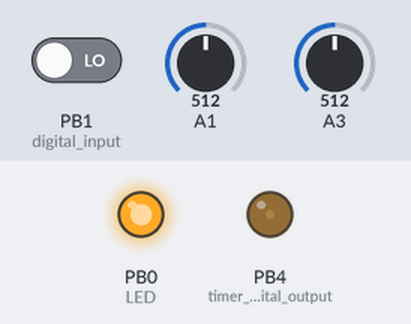
The sketch below on a simulated ATtiny85, built with avr-gcc and run on an emulated ATtiny85. Shown: output pins drawn as LEDs (lit = HIGH). Inputs (shaded band) come from the test bench; at power-on: PB1 (digital_input) LOW, A1 = 512, A3 = 512.

Above: at 1.9 s.
2.0 s: PB1 (digital_input) driven HIGH
At 2.5 s:
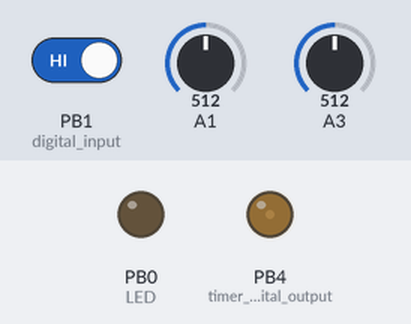
Timing chart, 0 to 5.0 s (numbered marks = the images above; inputs shaded):
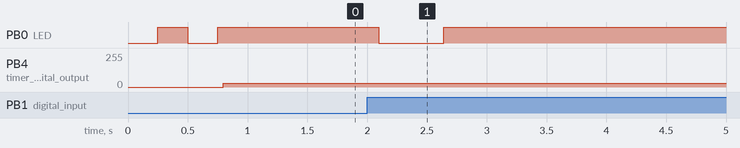

Measured:
- after the input at 2.0 s, PB0 (LED): HIGH → LOW after 0.09 s, → HIGH 0.54 s later; PB4 (timer_1_in_digital_output): stays 29/255 (without the input it goes to 53/255 after 4.6 s)

The sketch:

Chiptune_Player.ino
```cpp
// (licence header left out)
//                            PLAYLIST SETUP
//////////////////////////////////////////////////////////////////////////////

PROGMEM const char Clear[] = {"2,^(^^^)"}; //silences all the channels -- DO NOT MODIFY THIS ONE

//////////////////////////////////TUNES///////////////////////////////////////

//The tunes are written in AMPLE Notation. See  http://www.technoblogy.com/show?Q7H for details on the exact imnplementation
//I made a worksheet here https://drive.google.com/open?id=1blwMAV_8RtovSnFqo_yHIi5Lv1tc0lst0N6mrICpTdg to assist with complex pieces (see Bach)

PROGMEM const char musScale[] = {
  "12, 0:CDEFGABCDEFGABCbagfedcbagfed 24, c^"};  //12 is the duration of each note (until you set another duration) // 0: is the base octave // CD means ascending, while Cb means descending // ^ is a silence
PROGMEM const char Bach[] = {
  //BACH, Choral BWV153-9 Ach Gott, Wie Manches Herzeleid
  "12,-1:C(-1:G0:E1:C)-1:C(-1:G0:E^)-1:E(0:C0:G1:C)-1:E(0:C0:G^)-1:c(0:E0:G1:C)-1:c(0:E0:G^) 24,-1:F(0:c0:f0:a)-1:F(0:D0:G0:B)-1:e(0:E0:G1:C)-1:+F(0:d0:A1:D)-1:+F(0:d0:A1:c)-1:G(0:d0:g0:b)-1:d(0:d0:+f0:a)-1:d(0:d0:+f0:a)-1:d(0:d0:+f0:a)^(^^^)"
  "24,-1:D(0:d0:+F0:A)-1:G(0:d0:G0:B)-1:e(0:E0:G1:C)-2:b(0:d0:G1:D)-2:b(0:d0:G1:D)-1:C(0:E0:G1:c)-1:G(0:d0:G0:b)-1:d(0:d0:G0:a)12,-1:d(0:d0:+F0:a)-1:d(0:c0:+F0:a)24,-2:g(-1:b0:g0:g)-2:g(-1:b0:g0:g)-2:g(-1:b0:g0:g)^(^^^)"
  "12,0:C(0:C0:G1:E)0:C(0:C0:G^) -1:+G(-1:b0:e1:E)-1:+G(-1:b0:e^) -1:e(0:E0:+G1:E)-1:e(0:E0:+G^) 24, -1:A(0:E0:A1:c)-1:A(0:F0:B1:D)-2:a(0:G1:+C1:E)-1:D(0:f1:D1:F)-1:E(0:G1:c1:e)-1:F(0:c1:c1:e)-1:G(-1:b0:G1:d)-1:G(-1:b0:G1:d)-1:G(-1:b0:G1:d)^(^^^)"
  "24,-1:E(0:C0:G1:C)-1:d(-1:f0:B1:D)-1:c(-1:G0:C1:E)-1:F(-1:A0:C1:d)-1:G(-1:B0:b1:d) 12,-1:A(0:C0:e1:c)-1:A(0:C0:e1^) 24,-1:+f(0:d0:A1:c)-1:G(0:d0:g0:b)-2:g(0:d0:g0:b)-1:C(0:E0:G1:C)-1:C(0:E0:G1:C)-1:C(0:E0:G1:C)^(^^^)"};
PROGMEM const char Tuplets[] = {
  "24,0:C(G)D(A) 12,0:C(G)D(A)0:C(G)D(A) 8,0:C(G)D(A)0:C(G) D(A)0:C(G)D(A) 6,0:E(B)^(^)E(B)^(^)E(B)^(^)E(B)^(^) ^(^)"};
PROGMEM const char Tetris[] = {
  "24,0:G 12,d-E 24,F 12,-ed | 24,c 12,c-E 24,G 12,f-e 24,d 12,d-E 24,FG-ec 6,c^ 12,cD-E | 6,F^ 12,FF-A 24,C 12,-b-a 24,g 12,g-e 24,G 12,f-e 24,d 12,d-E 24,FG-ecc^"};
PROGMEM const char Tuplets1[] = {
  //Tuplets in one voice only (3 against 2)
  "4,-1:C(0:E0:G)-1:C(0:E0:G)-1:C(0:E0:G)-1:C(0:E0:G)-1:C(0:E0:G)-1:C(0:E0:G)-1:C(0:E0:G)-1:C(0:E0:G)-1:C(0:E0:A)-1:C(0:E0:A)-1:C(0:E0:A)-1:C(0:E0:A)-1:G(0:F0:A)-1:G(0:F0:A)-1:G(0:F0:A)-1:G(0:F0:A)-1:G(0:F0:B)-1:G(0:F0:B)-1:G(0:F0:B)-1:G(0:F0:B)-1:G(0:F0:B)-1:G(0:F0:B)-1:G(0:F0:B)-1:G(0:F0:B)"
  "48,0:C(0:E1:C) -1:F(0:F1:C) -1:C(0:e1:C) ^(^^)"};
PROGMEM const char Madrigal[] = {
  //Madrigal in 4, by myself :D
  "48, 0:C(EGC) f(0:FAC)| d(0:FAD) d(0:+FAD) | G(0:G-BD) 24, -2:g(0:G-B-E) g(0:GC-E)|48, D(0:+FD^) 24, -0:D(^^)c |"
  "48, b(GDG) 24, -b(DGD) -b(EGC) 48, -a(FCF) 24, f(C-AC) f(D-AC) | 48, G(0:-EGC) 24, -2:g(0:dGC) g(0:dGB) 62, C(0:EGC)^(^^^)"};
PROGMEM const char Maria[] = {
  //Santa Maria, Estrela do día
  "24,0:G 12,f-e 24,d 12,d-E 24,FGc 12,c^ | 24,G 12,f-e 24,d 12,cD-Edc-b 24,C 12,C^ |"
  "24,FGA 12,Af-BagA 24,f 12,f^ | 24,FGA 12,Af-Bagf 24,G 12,G^ | 24,A-BC 12,Ca-BC 6,-ba 12,g 24,A 12,A^ |12,A^A^ 24,A 12,Af-BagA 24,f 12,f^"
  "24,0:G 12,f-e 24,d 12,d-E 24,FGc 12,c^ | 24,G 12,f-e 24,d 12,cD-Edc-b 24,C 12,C^"};
PROGMEM const char Luke[] = {
  //From the original TinySynth
  "24,0: C(-1:C)Fe 12,dE | 24,F(-1:D) 12,eF 24,A(-1:G)g | 12,f(-1:F)eF(-1:E)G 24,f(-1:D)e(-1:C) |"
  "12,d(-2:B)Edc 24,b(-2:G)G | c(-1:C)Fe 12,dE | 24,F(-1:D) 12,eF 24,A(-1:G)g |"
  "12,A(-1:F)gA(-1:E)Cb(-1:G)gB(-1:B)D | 24,c(-1:C)g 48,C ^(^^)"};

/////////////////////////////PLAYLIST///////////////////////////////////////

int numberOfTunes = 9;     //number of tunes in the playlist, including Clear[]

void playList (int tune) { //here you set what tunes to play,and their order. Don't forget to update the numberOfTunes above if necessary
  switch (tune) {
    case 0:                //DO NOT MODIFY THIS ONE
      play(Clear);
      break;
    case 1:
      play(musScale);
      break;
    case 2:
      play(Luke);
      break;
    case 3:
      play(Tuplets);
      break;
    case 4:
      play(Tuplets1);
      break;
    case 5:
      play(Maria);
      break;
    case 6:
      play(Bach);
      break;
    case 7:
      play(Tetris);
      break;
    case 8:
      play(Madrigal);
      break;
  }
}

//////////////////////////////////////////////////////////////////////////////

#define F_CPU 8000000

#include <util/delay.h>

//button interrupt
volatile bool inputButtonValue;

//button press control
bool readingButton = false;
int button_delay;
int button_delay_b;
bool beenDoubleClicked = false;
bool beenLongPressed = false;
byte additionalClicks = 0;

int Scale[] = {
0,13717,14532,15397,16312,17282,0,18310,19398,20552,21774,23069,24440,25894,0};

// Note buffer
const int Silence = 0;
volatile unsigned int Acc[] = {Silence, Silence, Silence, Silence};
volatile unsigned int Freqs[] = {0, 0, 0, 0 };

//Globals persist throughout tune
volatile unsigned int GlobalTicks = 0;
int NextTick = 0;
int TunePtr = 0;
char Octave = 0, LastIndex = 0, Duration = 24;
int Index = 0;

//PLaylist
int currentTune = 1;
bool repeatTune = false;
bool finishedTune = false;
byte contRead;

//Tempo Modifier
bool tempoChange;
char referenceChangeRead = 8;  //make sure that referenceChangeRead * factor = 1 (see below)
float const factor = 0.125;    //we get values from 1 to 16 from the knob, multiply them by this value, and then multiply the note duration by the result to alter the playback speed
float speedFactor;
byte tempRead;

void setup() {

  PRR = (1 << PRUSI);                  //disable USI to save power as we are not using it
  DIDR0 = (1 << ADC1D) | (1 << ADC3D); //PB2,PB3  //disable digital input in pins that do analog conversion

  pinMode(0, OUTPUT); //LED
  pinMode(4, OUTPUT); //timer 1 in digital output 4 - outs 1 and 2
  pinMode(3, INPUT);  //analog- tempo input (knob plus external input 1)
  pinMode(2, INPUT);  //analog- input (external input 2)
  pinMode(1, INPUT);  //digital input (push button)

  checkVoltage();

  ADCSRA = (1 << ADEN);             //reset ADC Control (ADC Enable 1, everything else 0)
  ADCSRA |= (1 << ADPS2) | (1 << ADPS1) | (1 << ADPS0) ;  //set adc prescaler  to 128 for 62.5kHz (ADC input clock). 62.5/13 cycles per  sample = 4.8 Khz -much, much faster than the interruption where we read the result

  ADMUX = 0;                           //reset multiplexer settings
  ADMUX |= (1<<ADLAR);                 //left-adjust result (8 bit conversion)
  ADMUX |= (1 << MUX0);                //input 1
  ADCSRA |= (1 << ADSC);               //start conversion

  //set clock source for PWM -datasheet p94
  PLLCSR |= (1 << PLLE);               // Enable PLL (64 MHz)
  _delay_us(100);                      // Wait for a steady state
  while (!(PLLCSR & (1 << PLOCK)));    // Ensure PLL lock
  PLLCSR |= (1 << PCKE);               // Enable PLL as clock source for timer 1

  cli();                               // Interrupts OFF (disable interrupts globally)

  //PWM Generation -timer 1
  GTCCR = (1 << PWM1B) | (2 << COM1B0);  // PWM B, clear on match
  OCR1C  = 0xff;                         // 255
  TCCR1  = (1 << CS10);                  // no prescale

  //Timer Interrupt Generation -timer 0
  TCCR0A = (1 << WGM01) | (1 << WGM00);  // fast PWM
  TCCR0B = (1 << WGM02) | (2 << CS00);   // 1/8 prescale
  OCR0A = 49;                            // Divide by 400 - 20kHz
  TIMSK = (1 << OCIE0A);                 // Enable interrupt on compare match

  //Watchdog Interrupt Generation -ticks timer.
  WDTCR = (1 << WDIE) | (0 << WDP0);     // 64 Hz

  //Pin interrupt Generation
  GIMSK |= (1 << PCIE);                  // Enable Pin Change Interrupt
  PCMSK |= (1 << PCINT1);                // on pin 01

  sei();                                 // Interrupts ON (enable interrupts globally)

  resetTempoModifierParams();
  digitalWrite(0, HIGH); //lights ON
}

// Watchdog interrupt (1/64 sec)
ISR(WDT_vect) {
  readInputs();
  if (!readingButton)
  GlobalTicks++;          //counts ticks
}

ISR(PCINT0_vect) {                       //PIN Interruption - has priority over COMPA; this ensures that the switch will work
  inputButtonValue = PINB & 0x02;        // Reads button (digital input1, the second bit in register PINB. We check the value with & binary 10, so 0x02)
}

// Generate triangle waves on 4 channels
ISR(TIMER0_COMPA_vect) {
  char Mask, Temp, Sum = 0;
  for (int c = 0; c < 4; c++) {
    Acc[c] = Acc[c] + Freqs[c];
    Temp = Acc[c] >> 8;
    Mask = Temp >> 15;
    Sum = Sum + ((char)(Temp ^ Mask) >> 1);
  }
  OCR1B = Sum;
}

void loop(){
  checkButton();
  playList(currentTune);
  checkContinuousPlayback();
}

void readInputs(){                      //every pass it takes a reading, assigns it, and changes the input
    if (!(ADMUX & 0x02)){               //if the continuous playback input is selected... (it's ADC1, so MUX1 = 0. MUX1 is the second bit in register ADMUX; then, ADMUX & binary 10 = 0, or !(ADMUX&0x02). That ! is logic, so it's not inverting anything, but checking that the value is false
      contRead = ADCH;                  //assign the reading to the controlRead variable
      ADMUX |= (1 << MUX1);             //select the input for next reading: tempo modifier (ADC3, so MUX1 = 1 and MUX0 = 1. MUX0 was already set to 1 during setup)
    }
    else
    {
      setTempoModifier();               //tempo control reading is very time sensitive so we trigger it here
      ADMUX &= ~(1 << MUX1);            //select the input for next reading: continuous playback (ADC1, so MUX1 = 0 and MUX0=1. MUX0 was already set to 1 during setup)
    }
    ADCSRA |=  (1<<ADSC);               //start next conversion
}

void checkContinuousPlayback(){                //plays the next tune automatically, or not, depending of the signal detected in I/O 4
  if ((finishedTune)) {
    if (contRead < 120) advancePlaylist();     //place a jumper, a finger, or a small resistor (e.g. 47Ω) between both I/O 4 pins
  };
}

void setTempoModifier(){                //a modifier to the tune's base tempo
  tempRead = 16 - (ADCH >> 4);          //ADCH is the register with the 8 bit analog reading. Values between 1 and 16, where 16 is the knob all the way counterclockwise (the highest the reading, the slowest the final tempo)
  if(!tempoChange) {
    if(tempRead == referenceChangeRead) {
      //flashLEDOnce ();                //gives a visual confirmation but also interrupts playback
      tempoChange = true;
    }
  }
  else {
    speedFactor = tempRead * factor;    //the smaller the speedfactor, the faster the speed
  }
}

void checkButton() {
  while (inputButtonValue == HIGH) {
    if (!beenLongPressed) digitalWrite(0, LOW);      //so when the LED turns off we know for sure that the input has been acknowledged. After a while pressing,it will turn on again so that we know that the long press was acknowledged.
    readingButton = true;
    button_delay++;
    _delay_ms(10);
    if (button_delay > 20 &! beenDoubleClicked) {
      digitalWrite(0, HIGH);
      beenLongPressed = true;                      //press and hold
    }
  }
  if (inputButtonValue == LOW) {
    beenDoubleClicked = false;
    if (button_delay > 0) {
      bool hold = true;
      while (hold) {
        bool previousButtonState = inputButtonValue; //see if the button is pressed or not

        _delay_ms(1);

        button_delay_b++;                                                  //fast counter to check if there are more presses
        if ((inputButtonValue == HIGH)&& (previousButtonState == 0)) {
          additionalClicks++;                                              //if we press the button and we were not pressing it before, that counts as a click
        }

        if (button_delay_b == 100) {
          if (additionalClicks == 0){
            if (beenLongPressed) {                    //button released after being pressed for a while
              readingButton = false;
              if (finishedTune) finishedTune = false; //we can set the tune to repeat after it has ended -this updates the playing state in that case
              repeatTune = !repeatTune;

              beenLongPressed = false;
              button_delay = 0;
              button_delay_b = 0;
              additionalClicks = 0;
              hold = false;
            }
            else {                                    //button released (regular single click)
              readingButton = false;
              flashLEDOnce();
              advancePlaylist();

              button_delay = 0;
              button_delay_b = 0;
              additionalClicks = 0;
              hold = false;
            }
          }
          else if (additionalClicks == 1) {          //more than one click
            readingButton = false;
            flashLEDTwice();
            rewind();

            button_delay = 0;
            button_delay_b = 0;
            additionalClicks = 0;
            beenDoubleClicked = true;
            hold = false;
          }
           else if (additionalClicks > 1 ) {                 //button pressed at least twice more(triple click or more)
            readingButton = false;
            flashLEDTwice();
            rewindAll();

            button_delay = 0;
            button_delay_b = 0;
            additionalClicks = 0;
            beenDoubleClicked = true;
            hold = false;
          }
        }
      }
    }
  }
}

void advancePlaylist(){
    resetTempoModifierParams();
    finishedTune = false;
    repeatTune = false;
    rewind();
    play(Clear);

    currentTune++;
    if (currentTune > (numberOfTunes - 1)) currentTune = 1; //we skip tune 0 because that's a special tune that resets all the channels
    rewind();
}

void rewindAll(){
    resetTempoModifierParams();
    finishedTune = false;
    repeatTune = false;
    rewind();
    play(Clear);

    currentTune = 0;
    rewind();
}

void rewind(){  //called from play() when we set a tune to repeat (that's why it doesn't have repeatTune = false)
  NextTick = 0;
  GlobalTicks = 0;
  TunePtr = 0;
  Index = 0;
  LastIndex = 0;
}

void resetTempoModifierParams(){
  tempoChange = false;
  speedFactor = 1;
}

// Parse AMPLE tune notation
void play(const char theTune[]) {
  char Sign = 0, Number = 0, Chan = 0, SaveIndex = 0, SaveOctave = 0;
  char Symbol;

  boolean More = 1, ReadNote = 0, Bra = 0, SetOctave = 0;
  do {
    do { // Skip formatting characters
      Symbol = pgm_read_byte(&theTune[TunePtr++]);
    } while ((Symbol == ' ') || (Symbol == '|'));
    char CapSymbol = Symbol & 0x5F;
    if (Symbol == '(') { Bra = 1; SaveIndex = LastIndex; SaveOctave = Octave;}
    else if (ReadNote && !Bra) More = 0;
    else if (Symbol == ')') { Bra = 0; LastIndex = SaveIndex; Octave = SaveOctave; }
    else if (Symbol == 0) // End of string - stop
    {
      if (!repeatTune) {
        finishedTune = true;
        break;
      }
      rewind();
    }
    else if (Symbol == ',') { Duration = Number; Number = 0; Sign = 0; }
    else if (Symbol == ':') {
      SetOctave = 1; Octave = Number;
      if (Sign == -1) Octave = -Octave;
      Number = 0; Sign = 0;
    }
    else if ((Symbol >= '0') && (Symbol <= '9')) Number = Number*10 + Symbol - '0';
    else if (Symbol == '<') Octave--;
    else if (Symbol == '>') Octave++;
    else if (Symbol == '-') Sign = -1;
    else if (Symbol == '+') Sign = 1;
    else if (Symbol == '/') ReadNote = 1;
    else if (Symbol == '^') { attenuate(Acc[Chan]); Freqs[Chan++] = 0; ReadNote = 1;  } //when there's a silence, attenuate rather than straight silence (removes clicks)
    else if ((CapSymbol >= 'A') && (CapSymbol <= 'G')) {
      boolean Lowercase = (Symbol & 0x20);
      Index = (((CapSymbol - 'A' + 5) % 7) << 1) + 1 + Sign;
      if (!SetOctave) {
        if (LastIndex && (Index < LastIndex) && !Lowercase) Octave++;
        if (LastIndex && (Index > LastIndex) && Lowercase) Octave--;
      } else SetOctave = 0;
      Freqs[Chan++] = Scale[Index] >> (4 - Octave);
      LastIndex = Index;
      ReadNote = 1; Sign = 0;
    }
  } while (More && (!readingButton));
  TunePtr--;
  NextTick = NextTick + (Duration * speedFactor);    //change: allows to modify the speed
  do ; while (Ticks() < NextTick);
}

void attenuate(int chan){      //attenuate gradually (removes clicks)
  while (chan > 0){
  --chan;
  }
}

// Ticks timer
unsigned int Ticks() {
  unsigned long t;
  uint8_t oldSREG = SREG;
  t = GlobalTicks;
  SREG = oldSREG;
  return t;
}

void flashLEDOnce () {
  digitalWrite(0, LOW);
  _delay_ms(30);
  digitalWrite(0, HIGH);
}

void flashLEDTwice () {
  digitalWrite(0, HIGH);
  _delay_ms(30);
  digitalWrite(0, LOW);
  _delay_ms(30);
  digitalWrite(0, HIGH);
}

void checkVoltage() {                   //voltage from 255 to 0; 46 is (approx)5v, 94 is 2.8, 104-106 is 2.5
                                        //we measure a fixed value of 1.1 against Vcc, so the lower the measurement, the higher Vcc
  ADMUX = (0 << REFS1) | (0 << REFS0);  //Vcc as reference
  ADMUX |= (1 << ADLAR);                //Left adjust result (8 bit conversion stored in ADCH)
  ADMUX |= (1 << MUX3) | (1 << MUX2);   //1.1v input
  delay(250);                           // Wait for Vref to settle
  ADCSRA |= (1 << ADSC);                // Start conversion
  while (bit_is_set(ADCSRA,ADSC));      // wait while measuring
  if (ADCH > 103)                       //aprox 2.6
    flashLED(8,100);
  else
    flashLED(1,250);
}

void flashLED (int times, int gap) {     //for voltage check (uses regular delay)
  for (int i=0; i<times; i++)
  {
    digitalWrite(0, HIGH);
    delay(gap);
    digitalWrite(0, LOW);
    delay(gap);
  }
}
```
